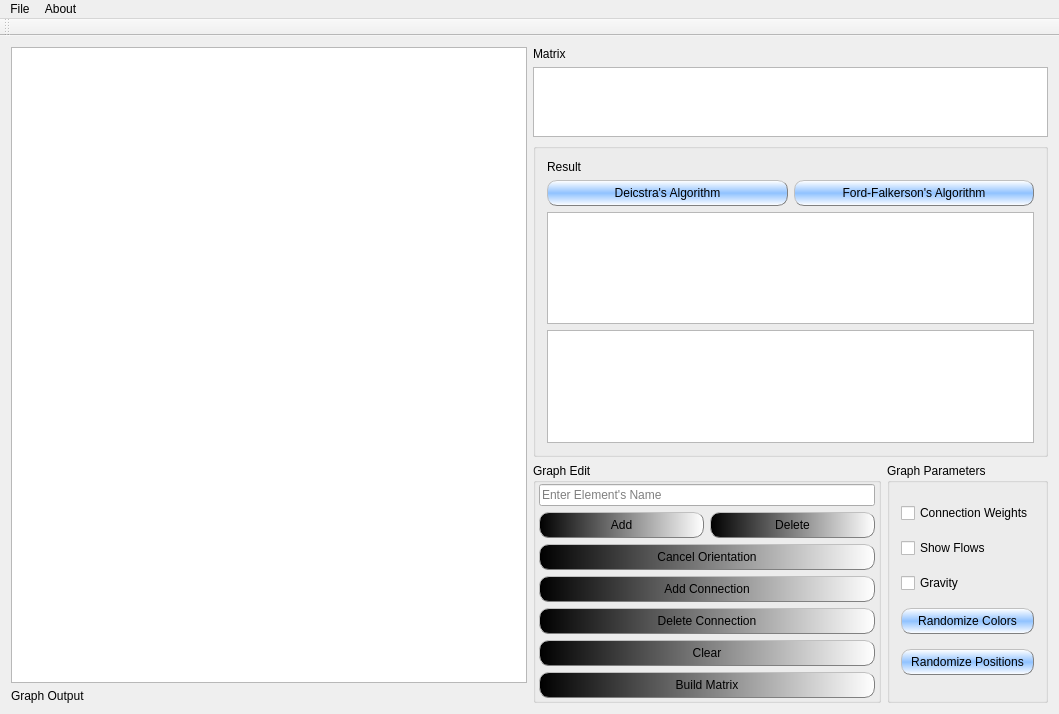
<?xml version="1.0" encoding="UTF-8"?>
<ui version="4.0">
 <class>MainWindow</class>
 <widget class="QMainWindow" name="MainWindow">
  <property name="geometry">
   <rect>
    <x>0</x>
    <y>0</y>
    <width>1059</width>
    <height>714</height>
   </rect>
  </property>
  <property name="windowTitle">
   <string>Lab works #3 &amp; #4</string>
  </property>
  <property name="styleSheet">
   <string notr="true">QPushButton
{
	background:qlineargradient(spread:reflect, x1:0.506, y1:0.506136, x2:0.505682, y2:1, stop:0 rgba(144, 194, 255, 255), stop:1 rgba(255, 255, 255, 255));
    border-style: outset;
    border-width: 1px;
    border-radius: 10px;
    border-color: gray;
    padding: 5px;
}
QPushButton:pressed
{
	background: qlineargradient(spread:reflect, x1:0.506, y1:0.506136, x2:0.511364, y2:0.989, stop:0 rgba(85, 85, 255, 255), stop:1 rgba(144, 194, 255, 255));
}</string>
  </property>
  <widget class="QWidget" name="centralWidget">
   <layout class="QHBoxLayout" name="horizontalLayout_2" stretch="0,0">
    <item>
     <layout class="QVBoxLayout" name="graphLayout" stretch="0,0">
      <item>
       <widget class="QGraphicsView" name="graphicsView"/>
      </item>
      <item>
       <widget class="QLabel" name="label_3">
        <property name="text">
         <string>Graph Output</string>
        </property>
       </widget>
      </item>
     </layout>
    </item>
    <item>
     <layout class="QVBoxLayout" name="LeftLayout" stretch="0,0,0">
      <item>
       <layout class="QVBoxLayout" name="Matrlayout">
        <item>
         <widget class="QLabel" name="label">
          <property name="text">
           <string>Matrix</string>
          </property>
         </widget>
        </item>
        <item>
         <widget class="QTextEdit" name="incEdit">
          <property name="font">
           <font>
            <family>Courier New</family>
           </font>
          </property>
          <property name="horizontalScrollBarPolicy">
           <enum>Qt::ScrollBarAsNeeded</enum>
          </property>
          <property name="lineWrapMode">
           <enum>QTextEdit::NoWrap</enum>
          </property>
          <property name="readOnly">
           <bool>true</bool>
          </property>
         </widget>
        </item>
       </layout>
      </item>
      <item>
       <widget class="QGroupBox" name="resultGroup">
        <property name="title">
         <string/>
        </property>
        <layout class="QVBoxLayout" name="resultLayout">
         <item>
          <widget class="QLabel" name="label_4">
           <property name="text">
            <string>Result</string>
           </property>
          </widget>
         </item>
         <item>
          <layout class="QHBoxLayout" name="horizontalLayout">
           <item>
            <widget class="QPushButton" name="Deicstra">
             <property name="text">
              <string>Deicstra's Algorithm</string>
             </property>
            </widget>
           </item>
           <item>
            <widget class="QPushButton" name="Ford">
             <property name="text">
              <string>Ford-Falkerson's Algorithm</string>
             </property>
            </widget>
           </item>
          </layout>
         </item>
         <item>
          <widget class="QTextEdit" name="ResultEd">
           <property name="readOnly">
            <bool>true</bool>
           </property>
          </widget>
         </item>
         <item>
          <widget class="QTableWidget" name="resTableWidget">
           <property name="minimumSize">
            <size>
             <width>0</width>
             <height>83</height>
            </size>
           </property>
           <property name="baseSize">
            <size>
             <width>0</width>
             <height>0</height>
            </size>
           </property>
           <property name="verticalScrollBarPolicy">
            <enum>Qt::ScrollBarAlwaysOff</enum>
           </property>
           <property name="autoScroll">
            <bool>false</bool>
           </property>
           <property name="editTriggers">
            <set>QAbstractItemView::NoEditTriggers</set>
           </property>
           <property name="rowCount">
            <number>2</number>
           </property>
           <attribute name="horizontalHeaderVisible">
            <bool>false</bool>
           </attribute>
           <attribute name="verticalHeaderVisible">
            <bool>false</bool>
           </attribute>
           <row/>
           <row/>
          </widget>
         </item>
        </layout>
       </widget>
      </item>
      <item>
       <layout class="QHBoxLayout" name="ControlLayout" stretch="0,0">
        <property name="sizeConstraint">
         <enum>QLayout::SetDefaultConstraint</enum>
        </property>
        <item>
         <widget class="QGroupBox" name="LeftControlGroup">
          <property name="title">
           <string>Graph Edit</string>
          </property>
          <layout class="QVBoxLayout" name="verticalLayout">
           <property name="spacing">
            <number>6</number>
           </property>
           <property name="leftMargin">
            <number>3</number>
           </property>
           <property name="topMargin">
            <number>1</number>
           </property>
           <property name="rightMargin">
            <number>3</number>
           </property>
           <property name="bottomMargin">
            <number>2</number>
           </property>
           <item>
            <widget class="QLineEdit" name="NodeNameEdit">
             <property name="placeholderText">
              <string>Enter Element's Name</string>
             </property>
            </widget>
           </item>
           <item>
            <layout class="QHBoxLayout" name="AddDelLayout">
             <property name="spacing">
              <number>6</number>
             </property>
             <property name="sizeConstraint">
              <enum>QLayout::SetNoConstraint</enum>
             </property>
             <item>
              <widget class="QPushButton" name="addNodeButton">
               <property name="styleSheet">
                <string notr="true">font: 85 8pt &quot;Arial Black&quot;;
background-color: qlineargradient(spread:pad, x1:0, y1:0, x2:1, y2:0, stop:0 rgba(0, 0, 0, 255), stop:1 rgba(255, 255, 255, 255));</string>
               </property>
               <property name="text">
                <string>Add</string>
               </property>
              </widget>
             </item>
             <item>
              <widget class="QPushButton" name="deleteNodeButton">
               <property name="styleSheet">
                <string notr="true">font: 85 8pt &quot;Arial Black&quot;;
background-color: qlineargradient(spread:pad, x1:0, y1:0, x2:1, y2:0, stop:0 rgba(0, 0, 0, 255), stop:1 rgba(255, 255, 255, 255));</string>
               </property>
               <property name="text">
                <string>Delete</string>
               </property>
              </widget>
             </item>
            </layout>
           </item>
           <item>
            <widget class="QPushButton" name="desButton">
             <property name="styleSheet">
              <string notr="true">font: 85 8pt &quot;Arial Black&quot;;
background-color: qlineargradient(spread:pad, x1:0, y1:0, x2:1, y2:0, stop:0 rgba(0, 0, 0, 255), stop:1 rgba(255, 255, 255, 255));</string>
             </property>
             <property name="text">
              <string>Cancel Orientation</string>
             </property>
            </widget>
           </item>
           <item>
            <widget class="QPushButton" name="AddEdge">
             <property name="styleSheet">
              <string notr="true">font: 85 8pt &quot;Arial Black&quot;;
background-color: qlineargradient(spread:pad, x1:0, y1:0, x2:1, y2:0, stop:0 rgba(0, 0, 0, 255), stop:1 rgba(255, 255, 255, 255));</string>
             </property>
             <property name="text">
              <string>Add Connection</string>
             </property>
            </widget>
           </item>
           <item>
            <widget class="QPushButton" name="DeleteEdgeButton">
             <property name="styleSheet">
              <string notr="true">font: 85 8pt &quot;Arial Black&quot;;
background-color: qlineargradient(spread:pad, x1:0, y1:0, x2:1, y2:0, stop:0 rgba(0, 0, 0, 255), stop:1 rgba(255, 255, 255, 255));</string>
             </property>
             <property name="text">
              <string>Delete Connection</string>
             </property>
            </widget>
           </item>
           <item>
            <widget class="QPushButton" name="ClearButton">
             <property name="styleSheet">
              <string notr="true">font: 85 8pt &quot;Arial Black&quot;;
background-color: qlineargradient(spread:pad, x1:0, y1:0, x2:1, y2:0, stop:0 rgba(0, 0, 0, 255), stop:1 rgba(255, 255, 255, 255));</string>
             </property>
             <property name="text">
              <string>Clear</string>
             </property>
            </widget>
           </item>
           <item>
            <widget class="QPushButton" name="matrButton">
             <property name="styleSheet">
              <string notr="true">font: 85 8pt &quot;Arial Black&quot;;
background-color: qlineargradient(spread:pad, x1:0, y1:0, x2:1, y2:0, stop:0 rgba(0, 0, 0, 255), stop:1 rgba(255, 255, 255, 255));</string>
             </property>
             <property name="text">
              <string>Build Matrix</string>
             </property>
            </widget>
           </item>
          </layout>
         </widget>
        </item>
        <item>
         <layout class="QVBoxLayout" name="RightContolLayoyt" stretch="0">
          <item>
           <widget class="QGroupBox" name="ImageControlGroup">
            <property name="title">
             <string>Graph Parameters</string>
            </property>
            <layout class="QVBoxLayout" name="verticalLayout_2">
             <item>
              <widget class="QCheckBox" name="weighBox">
               <property name="text">
                <string>Connection Weights</string>
               </property>
              </widget>
             </item>
             <item>
              <widget class="QCheckBox" name="FlowBox">
               <property name="text">
                <string>Show Flows</string>
               </property>
              </widget>
             </item>
             <item>
              <widget class="QCheckBox" name="gravityBox">
               <property name="text">
                <string>Gravity</string>
               </property>
              </widget>
             </item>
             <item>
              <widget class="QPushButton" name="colorButton">
               <property name="styleSheet">
                <string notr="true">background-color: qconicalgradient(cx:0.5, cy:0.5, angle:0, stop:0 rgba(0, 18, 0, 255), stop:0.16 rgba(136, 106, 22, 255), stop:0.225 rgba(166, 140, 41, 255), stop:0.285 rgba(204, 181, 74, 255), stop:0.345 rgba(41, 158, 9, 255), stop:0.415 rgba(245, 236, 112, 255), stop:0.52 rgba(209, 190, 76, 255), stop:0.57 rgba(187, 156, 51, 255), stop:0.635 rgba(168, 142, 42, 255), stop:0.695 rgba(202, 174, 68, 255), stop:0.75 rgba(26, 202, 54, 255), stop:0.815 rgba(208, 187, 73, 255), stop:0.88 rgba(23, 156, 51, 255), stop:0.935 rgba(0, 176, 0, 255), stop:1 rgba(35, 40, 3, 255));
font: 85 8pt &quot;Arial Black&quot;;</string>
               </property>
               <property name="text">
                <string>Randomize Colors</string>
               </property>
              </widget>
             </item>
             <item>
              <widget class="QPushButton" name="shuffleButton">
               <property name="styleSheet">
                <string notr="true">background-color: qconicalgradient(cx:0.5, cy:0.5, angle:0, stop:0 rgba(0, 18, 0, 255), stop:0.16 rgba(136, 106, 22, 255), stop:0.225 rgba(166, 140, 41, 255), stop:0.285 rgba(204, 181, 74, 255), stop:0.345 rgba(41, 158, 9, 255), stop:0.415 rgba(245, 236, 112, 255), stop:0.52 rgba(209, 190, 76, 255), stop:0.57 rgba(187, 156, 51, 255), stop:0.635 rgba(168, 142, 42, 255), stop:0.695 rgba(202, 174, 68, 255), stop:0.75 rgba(26, 202, 54, 255), stop:0.815 rgba(208, 187, 73, 255), stop:0.88 rgba(23, 156, 51, 255), stop:0.935 rgba(0, 176, 0, 255), stop:1 rgba(35, 40, 3, 255));
font: 85 8pt &quot;Arial Black&quot;;</string>
               </property>
               <property name="text">
                <string>Randomize Positions</string>
               </property>
              </widget>
             </item>
            </layout>
           </widget>
          </item>
         </layout>
        </item>
       </layout>
      </item>
     </layout>
    </item>
   </layout>
  </widget>
  <widget class="QMenuBar" name="menuBar">
   <property name="geometry">
    <rect>
     <x>0</x>
     <y>0</y>
     <width>1059</width>
     <height>21</height>
    </rect>
   </property>
   <widget class="QMenu" name="menu">
    <property name="title">
     <string>File</string>
    </property>
    <addaction name="open_action"/>
    <addaction name="save_action"/>
    <addaction name="save_pos_action"/>
    <addaction name="separator"/>
    <addaction name="exit_action"/>
   </widget>
   <widget class="QMenu" name="menu_2">
    <property name="title">
     <string>About</string>
    </property>
    <addaction name="help_action"/>
    <addaction name="about_action"/>
   </widget>
   <addaction name="menu"/>
   <addaction name="menu_2"/>
  </widget>
  <widget class="QToolBar" name="mainToolBar">
   <attribute name="toolBarArea">
    <enum>TopToolBarArea</enum>
   </attribute>
   <attribute name="toolBarBreak">
    <bool>false</bool>
   </attribute>
  </widget>
  <action name="open_action">
   <property name="text">
    <string>Open</string>
   </property>
  </action>
  <action name="exit_action">
   <property name="text">
    <string>Close</string>
   </property>
  </action>
  <action name="save_action">
   <property name="text">
    <string>Save</string>
   </property>
  </action>
  <action name="save_pos_action">
   <property name="text">
    <string>Save with positions</string>
   </property>
  </action>
  <action name="about_action">
   <property name="text">
    <string>About</string>
   </property>
  </action>
  <action name="help_action">
   <property name="text">
    <string>Help</string>
   </property>
   <property name="shortcut">
    <string>F1</string>
   </property>
  </action>
 </widget>
 <layoutdefault spacing="6" margin="11"/>
 <resources/>
 <connections/>
</ui>
